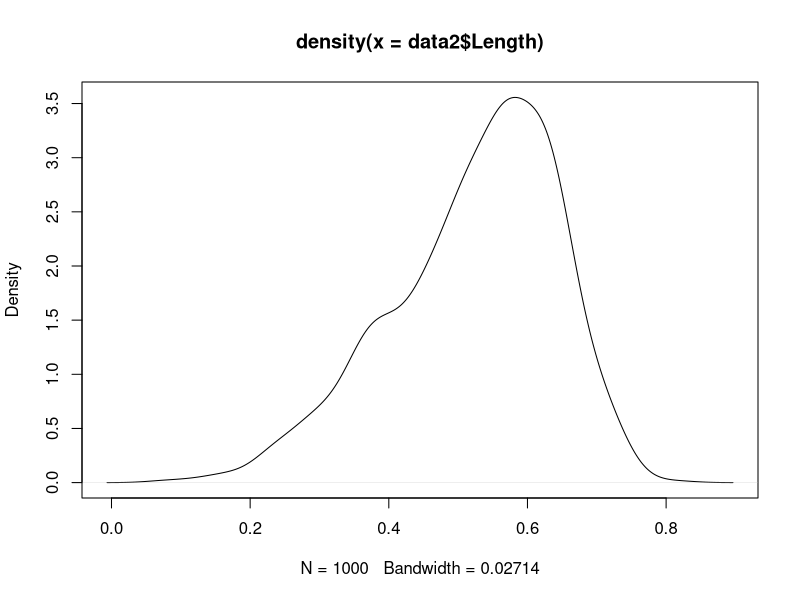
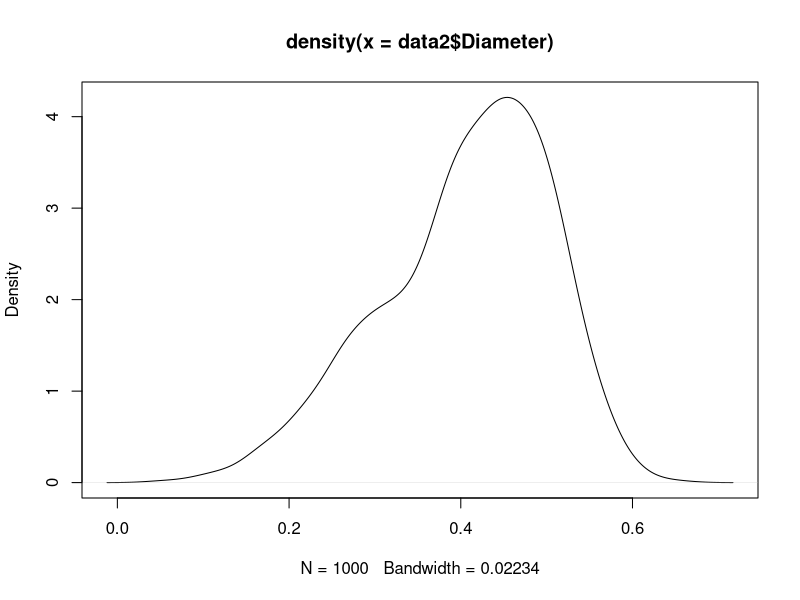
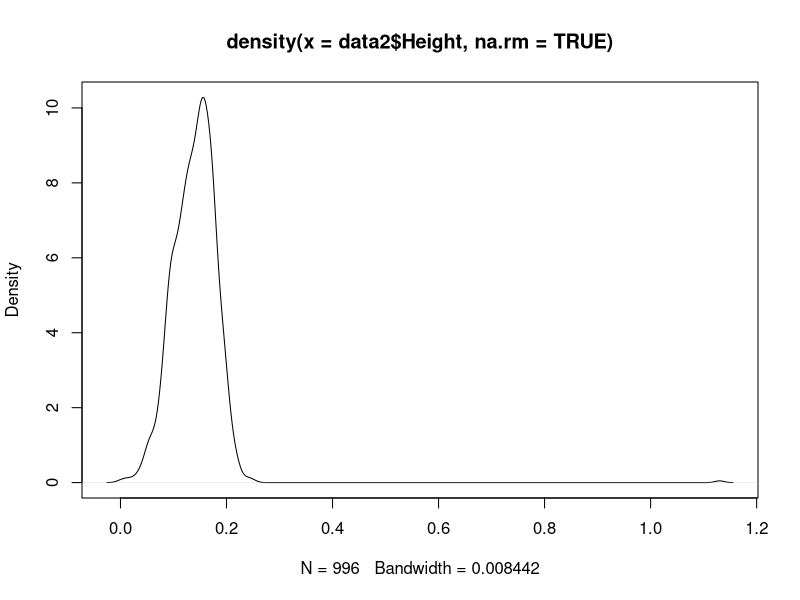
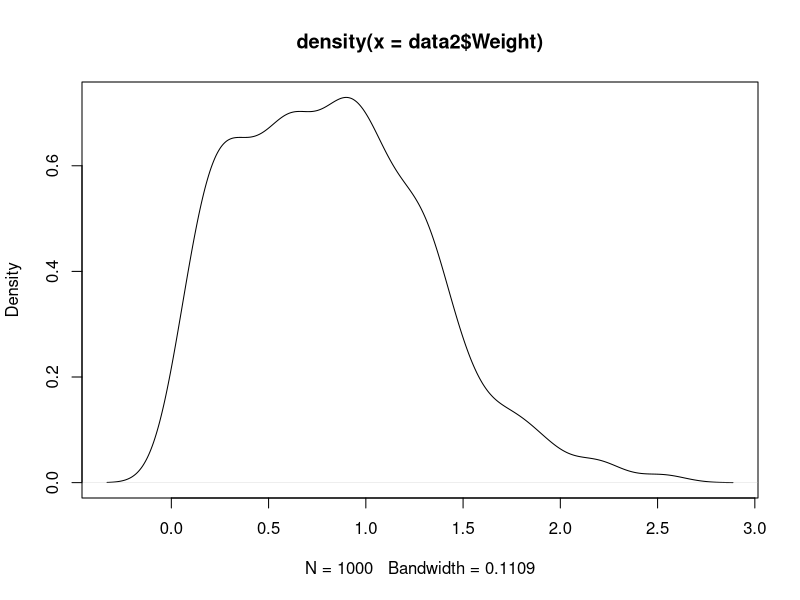
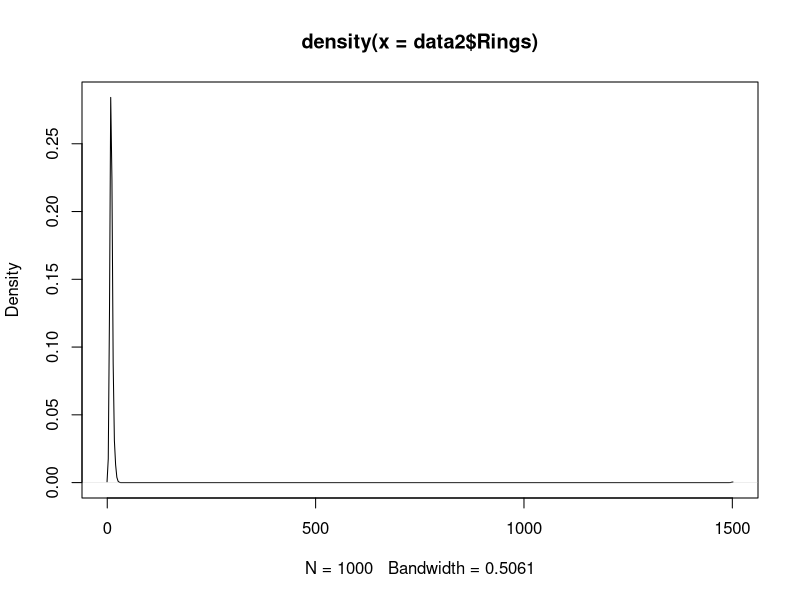
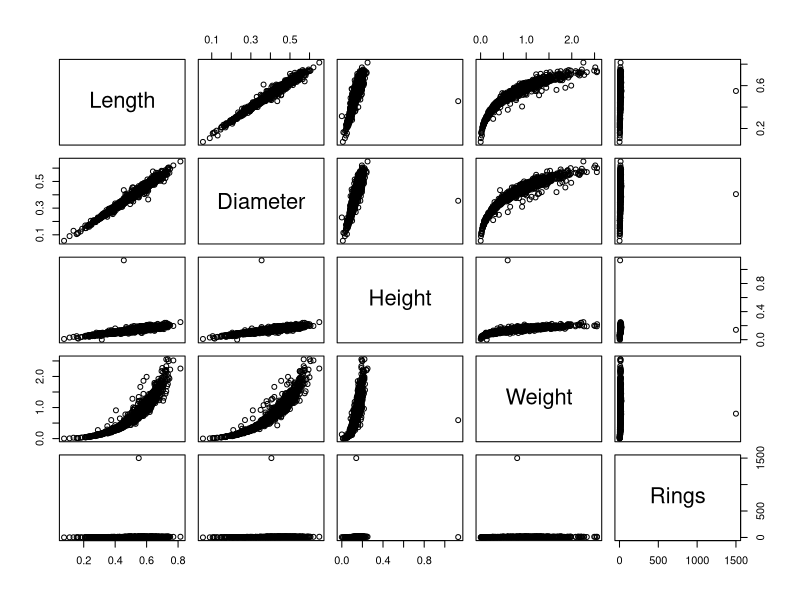
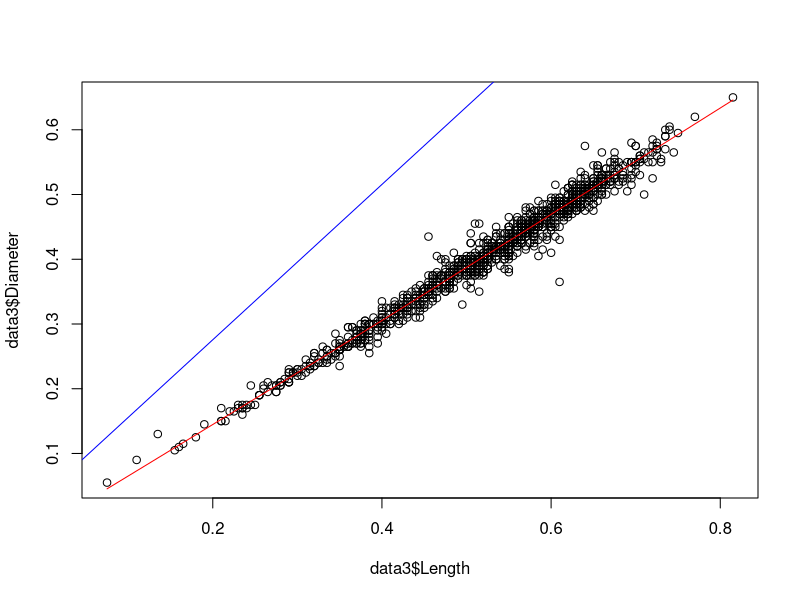
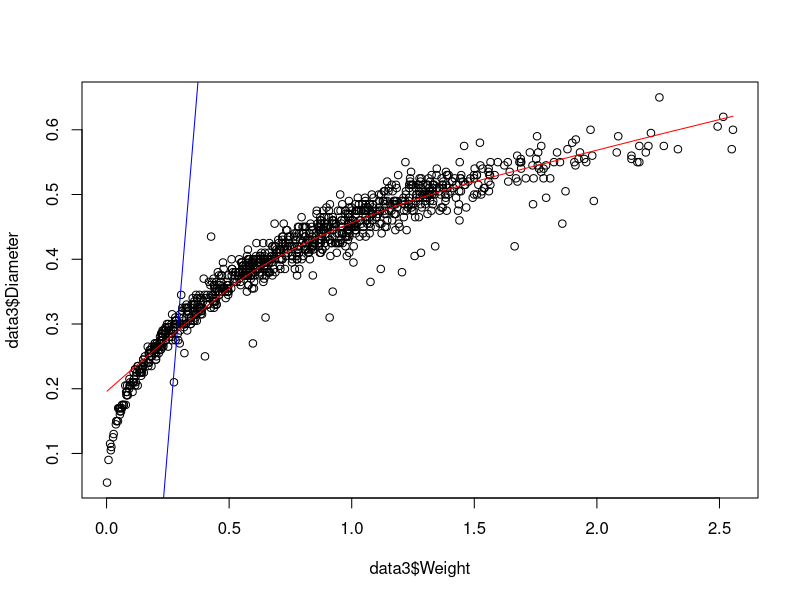

These charts were generated, in order, by the following R code: (Note: this script raises an error after producing the figures.)
#clear data
rm(list=ls())

# Read the abalone.csv file
data = read.csv("abalone.csv", head=TRUE)

# Question # 1

# Get the names of the columns of the data
colnames(data)

# Get the number of rows in the data
nrow(data)

# Get the first 3 rows of data
head(data, 3)

# Get the last 2 rows of data
tail(data, 2)

# Weight of the last 2 rows
tail(data$Weight, 2)

# Value of diameter in the row 755
data[755,]$Diameter

# Number of missing values in height column
sum(is.na(data$Height))

# Mean of the values of the height column, excluding missing values
mean(data$Height, na.rm=TRUE)

# Subset of Gender="M" and Weight < 0.75
ss = subset(data, Gender == "M" & Weight < 0.75)
# Mean of the diameter if the subset
mean(ss$Diameter, na.rm=TRUE)

# Most Frequent Value in Rings
mostFrequentRingValue = sort(table(data$Rings),decreasing=TRUE)[1]
names(mostFrequentRingValue)
# With number of occurences
cat(mostFrequentRingValue[1])

# Subset of data with ring value equal to 18
ss2 = subset(data, Rings == 18)
# Minimum length of the subset
min(ss2$Length)

# Question # 2
columns = c("Gender", "Length", "Diameter", "Height", "Weight", "Rings")
data2= 0
data2 = data
# Replacing M = 3, I = 2, F = 1 for gender
data2$Gender <- as.integer(data2$Gender)

# Mean of each column
means = colMeans(data2, na.rm=TRUE)
means

# Median of each column
medians = matrix(c(median(data2$Gender, na.rm=TRUE), median(data2$Length, na.rm=TRUE), median(data2$Diameter, na.rm=TRUE), median(data2$Height, na.rm=TRUE), median(data2$Weight, na.rm=TRUE), median(data2$Rings, na.rm=TRUE)), nrow=1, ncol=6)
colnames(medians) <- columns
medians

# Max
maxs = matrix(c(max(data2$Gender, na.rm=TRUE), max(data2$Length, na.rm=TRUE), max(data2$Diameter, na.rm=TRUE), max(data2$Height, na.rm=TRUE), max(data2$Weight, na.rm=TRUE), max(data2$Rings, na.rm=TRUE)), nrow=1, ncol=6)
colnames(maxs) <- columns
maxs

# Min
mins = matrix(c(min(data2$Gender, na.rm=TRUE), min(data2$Length, na.rm=TRUE), min(data2$Diameter, na.rm=TRUE), min(data2$Height, na.rm=TRUE), min(data2$Weight, na.rm=TRUE), min(data2$Rings, na.rm=TRUE)), nrow=1, ncol=6)
colnames(mins) <- columns
mins

# Standard Deviation of each column
sds = matrix(c(sd(data2$Gender, na.rm=TRUE), sd(data2$Length, na.rm=TRUE), sd(data2$Diameter, na.rm=TRUE), sd(data2$Height, na.rm=TRUE), sd(data2$Weight, na.rm=TRUE), sd(data2$Rings, na.rm=TRUE)), nrow=1, ncol=6)
colnames(sds) <- columns
sds

# Distribution Plots
plot(density(data2$Length))
plot(density(data2$Diameter))
plot(density(data2$Height, na.rm=TRUE))
plot(density(data2$Weight))
plot(density(data2$Rings))

# Question 3
# Correlation Plots and Values
# Removing data with NA and Gender Column
data3 = data[complete.cases(data),2:6]

plot(data3)
# Computing for the correlations of values between the features
correlations <- c(cor(data3$Length, data3$Diameter),
	cor(data3$Length, data3$Height),
	cor(data3$Length, data3$Weight),
	cor(data3$Length, data3$Rings),
	cor(data3$Diameter, data3$Height),
	cor(data3$Diameter, data3$Weight),
	cor(data3$Diameter, data3$Rings),
	cor(data3$Height, data3$Weight),
	cor(data3$Height, data3$Rings),
	cor(data3$Weight, data3$Rings))

# Adding names for each correlation value
names(correlations) <- c("Length-Diameter",
	"Length-Height",
	"Length-Weight",
	"Length-Rings",
	"Diameter-Height",
	"Diameter-Weight",
	"Diameter-Rings",
	"Height-Weight",
	"Height-Rings",
	"Weight-Rings")

# Sorting the correlation results to decreasing
sort(correlations, decreasing = TRUE)

# Length vs Diameter (Highest correlation between two variables)
plot(data3$Length, data3$Diameter)
lines(lowess(data3$Length,data3$Diameter), col="red") 
abline(lm(data3$Length~data3$Diameter), col="blue")

# Weight vs Diameter (Second Highest correlation between two variables)
plot(data3$Weight, data3$Diameter)
lines(lowess(data3$Weight,data3$Diameter), col="red")
abline(lm(data3$Weight~data3$Diameter), col="blue")

# Rings vs Length (Highest correlation value for the rings variable with another variable)
plot(data3$Rings, data3$Length)
lines(lowess(data3$Rings,data3$Length), col="red") 
abline(lm(data3$Rings~data3$Length), col="blue")

# Question 4

# Length Outliers
IQR = quantile(data$Length,0.75) - quantile(data$Length,0.25)
outliersLength = which(data$Length > (quantile(data$Length,0.75) + 1.5*IQR) )
data[outliersLength,]
boxplot(data$Length)

# Diameter Outliers
IQR = quantile(data$Diameter,0.75) - quantile(data$Diameter,0.25)
outliersDiameter = which(data$Diameter > (quantile(data$Diameter,0.75) + 1.5*IQR) )
data[outliersDiameter,]
boxplot(data$Diameter)

# Height Outliers
IQR = quantile(data$Height,0.75, na.rm=TRUE) - quantile(data$Height,0.25, na.rm=TRUE)
outliersHeight = which( data$Height> (quantile(data$Height,0.75, na.rm=TRUE) + 1.5*IQR) )
data[outliersHeight,]
boxplot(data$Height)

# Weight Outliers
IQR = quantile(data$Weight,0.75) - quantile(data$Weight,0.25)
outliersWeight = which(data$Weight> (quantile(data$Weight,0.75) + 1.5*IQR) )
data[outliersWeight,]
boxplot(data$Weight)

# Rings Outliers
IQR = quantile(data$Rings,0.75) - quantile(data$Rings,0.25)
outliersRings = which(data$Rings > (quantile(data$Rings,0.75) + 1.5*IQR) )
data[outliersRings,]
boxplot(data$Rings)

# Question 5
outliers = unique(c(outliersLength, outliersDiameter, outliersHeight, outliersWeight, outliersRings))
dataWoOutliers = data[-outliers,]

# Replacing M = 3, I = 2, F = 1 for gender
dataWoOutliers$Gender <- as.integer(dataWoOutliers$Gender)

# Mean of each column
means5 = colMeans(dataWoOutliers, na.rm=TRUE)

# Median of each column
medians5 = matrix(c(median(dataWoOutliers$Gender, na.rm=TRUE),
	median(dataWoOutliers$Length, na.rm=TRUE),
	median(dataWoOutliers$Diameter, na.rm=TRUE),
	median(dataWoOutliers$Height, na.rm=TRUE),
	median(dataWoOutliers$Weight, na.rm=TRUE),
	median(dataWoOutliers$Rings, na.rm=TRUE)), nrow=1, ncol=6)
colnames(medians5) <- columns
medians5

# Max
maxs5 = matrix(c(max(dataWoOutliers$Gender, na.rm=TRUE),
    max(dataWoOutliers$Length, na.rm=TRUE),
    max(dataWoOutliers$Diameter, na.rm=TRUE),
    max(dataWoOutliers$Height, na.rm=TRUE),
    max(dataWoOutliers$Weight, na.rm=TRUE),
    max(dataWoOutliers$Rings, na.rm=TRUE)),
    nrow=1, ncol=6)
colnames(maxs5) <- columns
maxs5

barplot(maxs5)
# Min
mins5 = matrix(c(min(dataWoOutliers$Gender, na.rm=TRUE),
    min(dataWoOutliers$Length, na.rm=TRUE),
    min(dataWoOutliers$Diameter, na.rm=TRUE),
    min(dataWoOutliers$Height, na.rm=TRUE),
    min(dataWoOutliers$Weight, na.rm=TRUE),
    min(dataWoOutliers$Rings, na.rm=TRUE)),
    nrow=1, ncol=6)
colnames(mins5) <- columns
mins5

# Standard Deviation of each column
sds5 = matrix(c(sd(dataWoOutliers$Gender, na.rm=TRUE),
    sd(dataWoOutliers$Length, na.rm=TRUE),
    sd(dataWoOutliers$Diameter, na.rm=TRUE),
    sd(dataWoOutliers$Height, na.rm=TRUE),
    sd(dataWoOutliers$Weight, na.rm=TRUE),
    sd(dataWoOutliers$Rings, na.rm=TRUE)),
    nrow=1, ncol=6)
colnames(sds5) <- columns
sds5

# Mean
barplot(rbind(medians, medians5), main="Mean Value Differences",
  xlab="Feature", col=c("darkblue","red"),
 	legend = rownames(medians), beside=TRUE)
# percentage difference
barplot((abs(means-means5)/means)*100)

# Median
barplot(rbind(medians, medians5), main="Median Value Differences",
  xlab="Feature", col=c("darkblue","red"),
 	legend = rownames(medians), beside=TRUE)
# percentage difference
barplot((abs(medians-medians5)/medians)*100)

# Max
barplot(rbind(maxs, maxs5), main="Max Value Differences",
  xlab="Feature", col=c("darkblue","red"),
 	legend = rownames(maxs), beside=TRUE)
# percentage difference
barplot((abs(maxs-maxs5)/maxs)*100)

# Min
barplot(rbind(mins, mins5), main="Min Value Differences",
  xlab="Feature", col=c("darkblue","red"),
 	legend = rownames(mins), beside=TRUE)
# percentage difference
barplot((abs(mins-mins5)/means)*100)

# Standard Deviation
barplot(rbind(sds, sds5), main="Standard Deviation Value Differences",
  xlab="Feature", col=c("darkblue","red"),
 	legend = rownames(sds), beside=TRUE)
# percentage difference
barplot((abs(sds-sds5)/sds)*100)

# Question # 6

diameter <- data$Diameter
weight <- data$Weight
diameter.average <- mean(diameter)
weight.average <- mean(weight)
w1 <- sum((weight-weight.average)*(diameter-diameter.average))/sum((weight-weight.average)*(weight-weight.average))
w0 <- diameter.average-w1*weight.average 
plot(weight, w0 + w1*weight, col = "red", lwd=2, xlab = "weight", ylab = "diameter", type="l")
points(weight, diameter)

